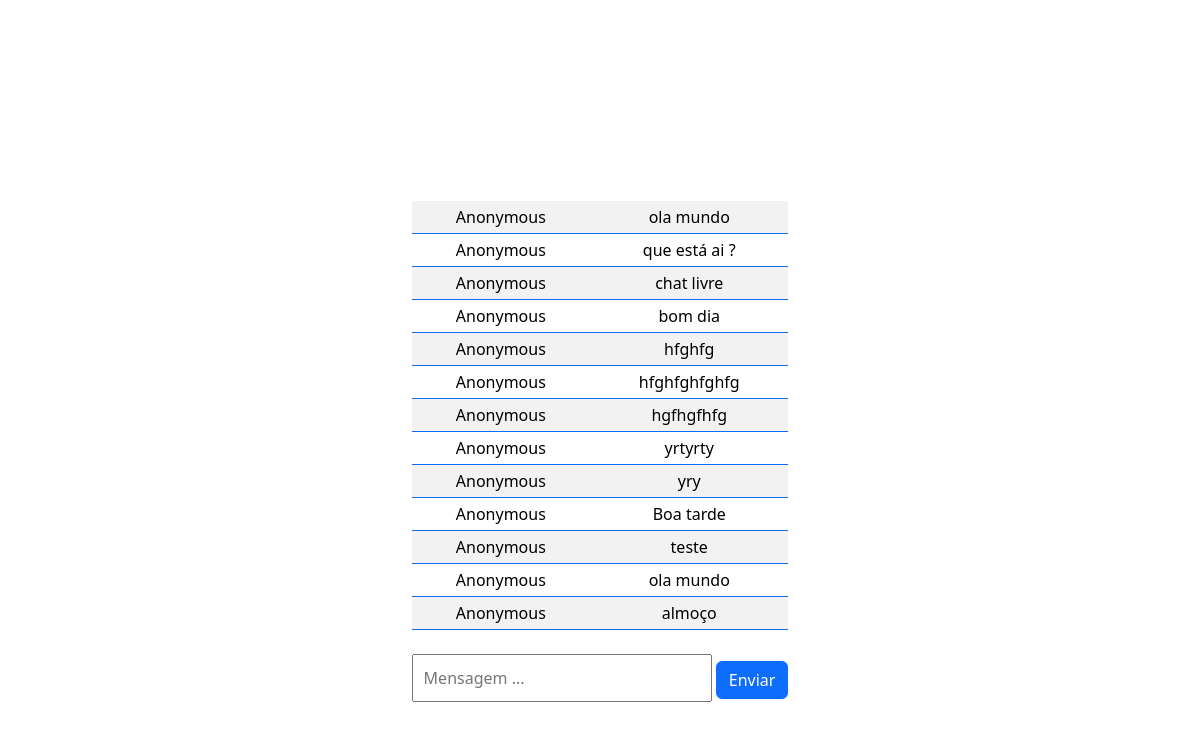
The app's page /chat, older data.
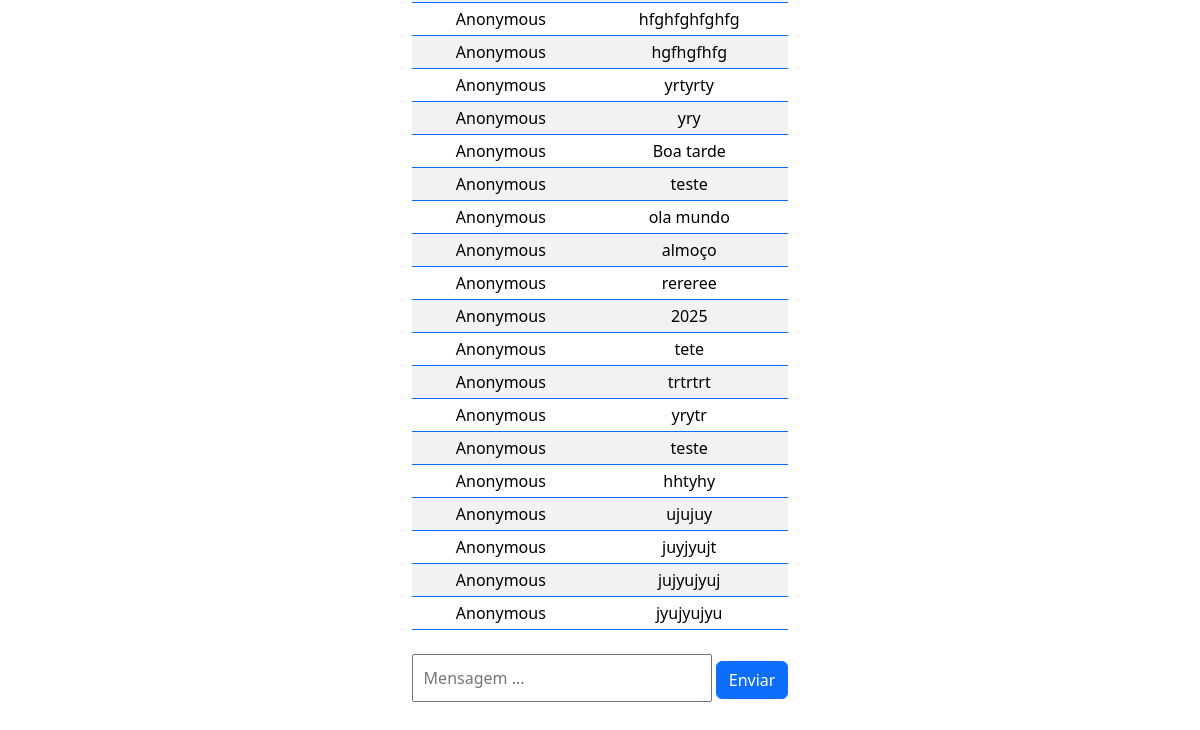
The same page, newer data.
### tables this page shows
CREATE TABLE Chat (
                    ID INTEGER PRIMARY KEY AUTOINCREMENT, 
                    NOME TEXT, 
                    TEXTO TEXT
                    );

### App.py (the view)
@app.route('/', methods=['GET'])
@app.route('/index', methods=['GET', 'POST'])
@app.route('/chat', methods=['GET', 'POST'])
def chat():
    global VALOR
    if request.method == 'POST':
        texto = request.form['texto']
        if texto == '':
            return render_template('chat.html', registros=historico())
        else:
            bate_papo(VALOR, texto)
            return render_template('chat.html', registros=historico())
    else:
        return render_template('chat.html', registros=historico())

### App.py (called while the page is built)
def limpeza():
    conexao = sqlite3.connect("banco.db")
    cursor = conexao.cursor()
    total = cursor.execute('SELECT COUNT(*) FROM Chat').fetchone()[0]
    if total > 50:
        cursor.execute('DELETE FROM Chat')
        conexao.commit()
        conexao.close()
    else:
        pass

def historico():
    conexao = sqlite3.connect("banco.db")
    conexao.row_factory = sqlite3.Row
    data = conexao.execute('SELECT * FROM Chat ORDER BY ID ASC').fetchall()
    limpeza()
    return data

### templates/chat.html (shortened to what this page needs)
<!DOCTYPE html>
<html lang="pt">
<head>
    <link rel="stylesheet" type="text/css" href="{{ url_for('static', filename='css/chat.css') }}">
    <link href="https://cdn.jsdelivr.net/npm/bootstrap@5.3.2/dist/css/bootstrap.min.css" rel="stylesheet"
>
    <link rel="stylesheet" href="https://cdn.jsdelivr.net/npm/bootstrap-icons@1.11.2/font/bootstrap-icons.min.css">
</head>
<body>
<div class="chat-container">
    <div>
        {% include 'mensagem.html' %}
    </div>
    <br>
    <form method="POST" action="/chat">
        <input type="text" name="texto" id="texto" placeholder="Mensagem ...">
        <button type="submit" class="btn btn-primary">Enviar</button>
    </form>
</div>
</body>
</html>

### templates/mensagem.html (shortened to what this page needs)
<!DOCTYPE html>
<html lang="pt">
<head>
    <link href="https://cdn.jsdelivr.net/npm/bootstrap@5.3.2/dist/css/bootstrap.min.css" rel="stylesheet"
>
    <link rel="stylesheet" href="https://cdn.jsdelivr.net/npm/bootstrap-icons@1.11.2/font/bootstrap-icons.min.css">
</head>
<body>
<div class="chat-container" align="center">
    <table class="table table-striped border-primary table-sm">
        {% for registro in registros %}
        <tr>
            <td>{{ registro.NOME }}</td>
            <td>{{ registro.TEXTO }}</td>
        </tr>
        {% endfor %}
    </table>
</div>
</body>
</html>

Row changes from the older to the newer data that the page shows:
no longer on this page (row unchanged): Chat: NOME "Anonymous", TEXTO "ola mundo"
no longer on this page (row unchanged): Chat: NOME "Anonymous", TEXTO "que está ai ?"
no longer on this page (row unchanged): Chat: NOME "Anonymous", TEXTO "chat livre"
no longer on this page (row unchanged): Chat: NOME "Anonymous", TEXTO "bom dia"
no longer on this page (row unchanged): Chat: NOME "Anonymous", TEXTO "hfghfg"
added Chat: NOME "Anonymous", TEXTO "rereree"
added Chat: NOME "Anonymous", TEXTO "2025"
added Chat: NOME "Anonymous", TEXTO "tete"
added Chat: NOME "Anonymous", TEXTO "trtrtrt"
added Chat: NOME "Anonymous", TEXTO "yrytr"
added Chat: NOME "Anonymous", TEXTO "teste"
added Chat: NOME "Anonymous", TEXTO "hhtyhy"
added Chat: NOME "Anonymous", TEXTO "ujujuy"
added Chat: NOME "Anonymous", TEXTO "juyjyujt"
added Chat: NOME "Anonymous", TEXTO "jujyujyuj"
added Chat: NOME "Anonymous", TEXTO "jyujyujyu"
